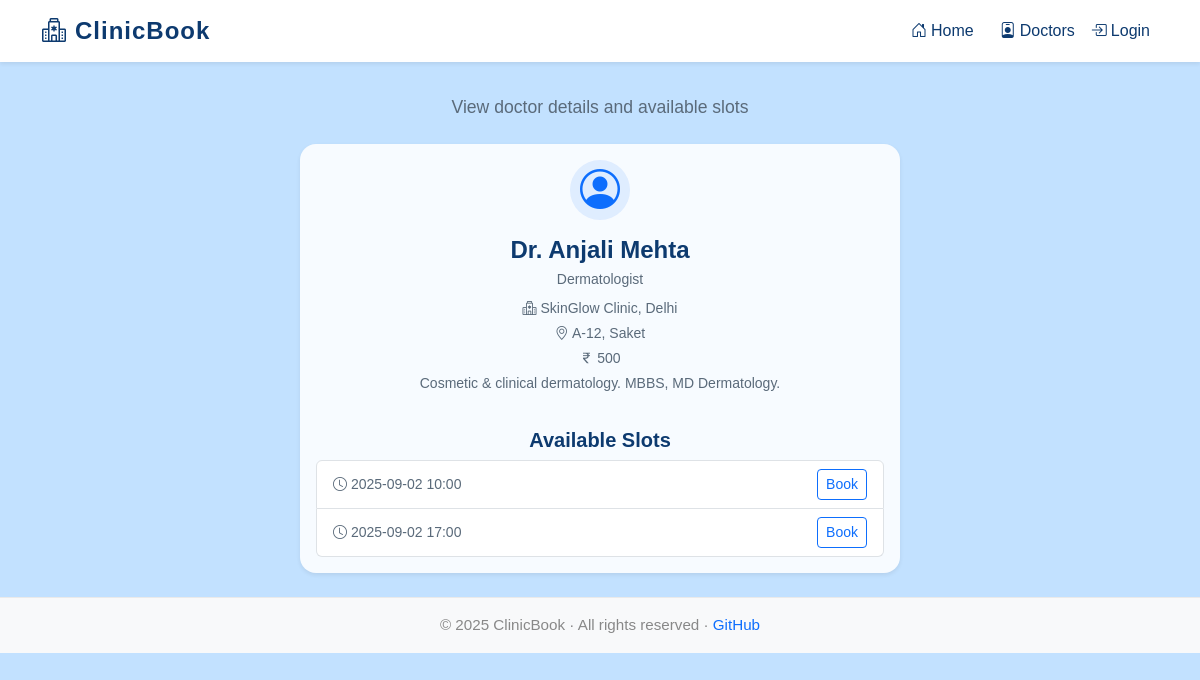
Screenshot of /doctor/1 with the database file from the repository.
### tables this page shows
CREATE TABLE doctors (
        id INTEGER PRIMARY KEY AUTOINCREMENT,
        clinic_id INTEGER,
        name TEXT NOT NULL,
        specialization TEXT,
        fees INTEGER,
        email TEXT UNIQUE NOT NULL,
        phone TEXT,
        about TEXT,
        FOREIGN KEY (clinic_id) REFERENCES clinics(id) ON DELETE SET NULL
    );

CREATE TABLE clinics (
        id INTEGER PRIMARY KEY AUTOINCREMENT,
        name TEXT NOT NULL,
        city TEXT,
        address TEXT,
        phone TEXT
    );

CREATE TABLE slots (
        id INTEGER PRIMARY KEY AUTOINCREMENT,
        doctor_id INTEGER NOT NULL,
        date TEXT NOT NULL,
        time TEXT NOT NULL,
        capacity INTEGER NOT NULL DEFAULT 5,
        booked_count INTEGER NOT NULL DEFAULT 0,
        FOREIGN KEY (doctor_id) REFERENCES doctors(id) ON DELETE CASCADE
    );

### app.py (the view)
    @app.route('/doctor/<int:doc_id>')
    def doctor_detail(doc_id):
        db = get_db()
        doc = db.execute(
            '''SELECT d.*, c.name as clinic_name, c.city as clinic_city, c.address
               FROM doctors d
               LEFT JOIN clinics c ON d.clinic_id = c.id
               WHERE d.id = ?''',
            (doc_id,)
        ).fetchone()
        if not doc:
            abort(404)
        today = datetime.date.today().isoformat()
        slots = db.execute(
            'SELECT * FROM slots WHERE doctor_id=? AND date>=? ORDER BY date,time',
            (doc_id, today)
        ).fetchall()
        return render_template('book.html', doc=doc, slots=slots)

### templates/book.html (shortened to what this page needs)
{% extends "base.html" %}
{% block content %}
<div class="container my-4">
  <div class="text-center mb-4">
    <div class="text-muted mb-2" style="font-size:1.1rem;">
      {% if doc %}
        View doctor details and available slots
      {% elif slot %}
        Confirm your appointment details below
      {% else %}
        Book your appointment with ease
      {% endif %}
    </div>
  </div>
  {% if doc %}
  <div class="mx-auto" style="max-width: 600px;">
    <div class="card h-100 border-0 shadow-sm doctor-card">
      <div class="card-body d-flex flex-column align-items-center">
        <span class="rounded-circle bg-primary bg-opacity-10 d-flex align-items-center justify-content-center mb-3" style="width:60px; height:60px;">
          <i class="bi bi-person-circle" style="font-size:2.5rem; color:#0d6efd;"></i>
        </span>
        <h4 class="card-title mb-1 fw-semibold" style="color:#0d3a6f;">
          {{ doc.name }}
        </h4>
        <div class="text-muted small mb-2">{{ doc.specialization }}</div>
        <div class="mb-1 small text-muted">
          <i class="bi bi-hospital"></i> {{ doc.clinic_name }}, {{ doc.clinic_city }}
        </div>
        <div class="mb-1 small text-muted">
          <i class="bi bi-geo-alt"></i> {{ doc.address }}
        </div>
        <div class="mb-1 small text-muted">
          <i class="bi bi-currency-rupee"></i> {{ doc.fees }}
        </div>
        {% if doc.about %}
        <div class="mb-2 small text-secondary" style="min-height:2.2em;">{{ doc.about }}</div>
        {% else %}
        <div class="mb-2 small text-secondary" style="min-height:2.2em;">&nbsp;</div>
        {% endif %}
        <h5 class="mt-3 mb-2 fw-semibold" style="color:#0d3a6f;">Available Slots</h5>
        {% if slots and slots|length > 0 %}
          <ul class="list-group w-100 mb-0">
            {% for s in slots %}
            <li class="list-group-item d-flex justify-content-between align-items-center">
              <span class="small"><i class="bi bi-clock"></i> {{ s.date }} {{ s.time }}</span>
              <span>
                {% if s.booked_count < s.capacity %}
                  <a href="{{ url_for('book', slot_id=s.id) }}" class="btn btn-outline-primary btn-sm">
                    Book
                  </a>
                {% else %}
                  <span class="badge bg-danger">Full</span>
                {% endif %}
              </span>
            </li>
            {% endfor %}
          </ul>
        {% else %}
          <div class="alert alert-secondary mt-3 w-100 text-center">
            <i class="bi bi-calendar-x"></i> No slots available.
          </div>
        {% endif %}
      </div>
    </div>
  </div>
  {% endif %}
</div>
{% endblock %}

### static/css/style.css (style rules this page uses)
:root { --background: #c2e1ff; --card-bg: #f7fbff; --primary: #0d6efd; --primary-hover: #084298; --heading: #0d3a6f; --accent-light: #afd7ff; --text-default: #1a2a3a; --text-muted: #5a6a7a; --text-footer: #888888; --success: #28a745; --danger: #dc3545; --warning: #ffc107; --info: #20c997; --white: #ffffff; --gray-light: #eaeaea; --gray-dark: #343a40; }
body { padding-top: 70px; }
.card { border-radius: 1rem; box-shadow: 0 2px 12px rgba(0,0,0,0.04); border: 0; }
.card-title { font-weight: 600; }

### rows the page displays
doctors: name "Dr. Anjali Mehta", specialization "Dermatologist", fees "500", about "Cosmetic & clinical dermatology. MBBS, MD Dermatology."
clinics: clinic_name "SkinGlow Clinic", clinic_city "Delhi", address "A-12, Saket"
slots: date "2025-09-02", time "10:00"
slots: date "2025-09-02", time "17:00"

### other values shown
{{ 2025 }} "2025"
